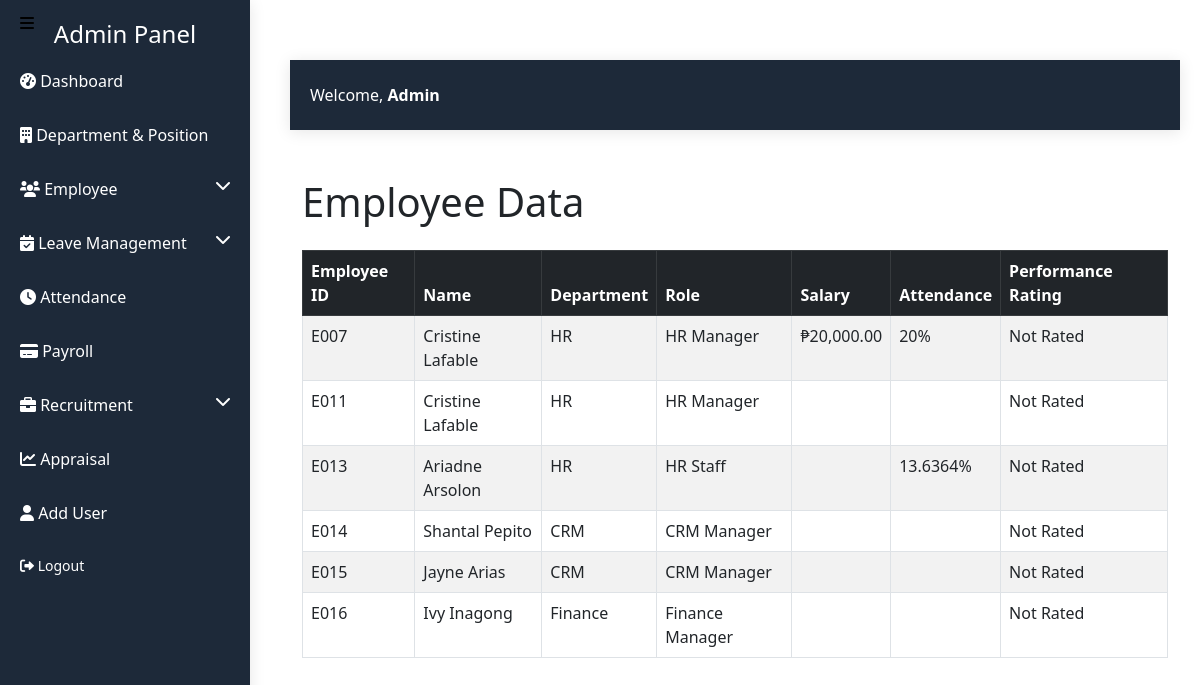
The page /admin_dashboard/employee_data.php on the database as committed earlier.
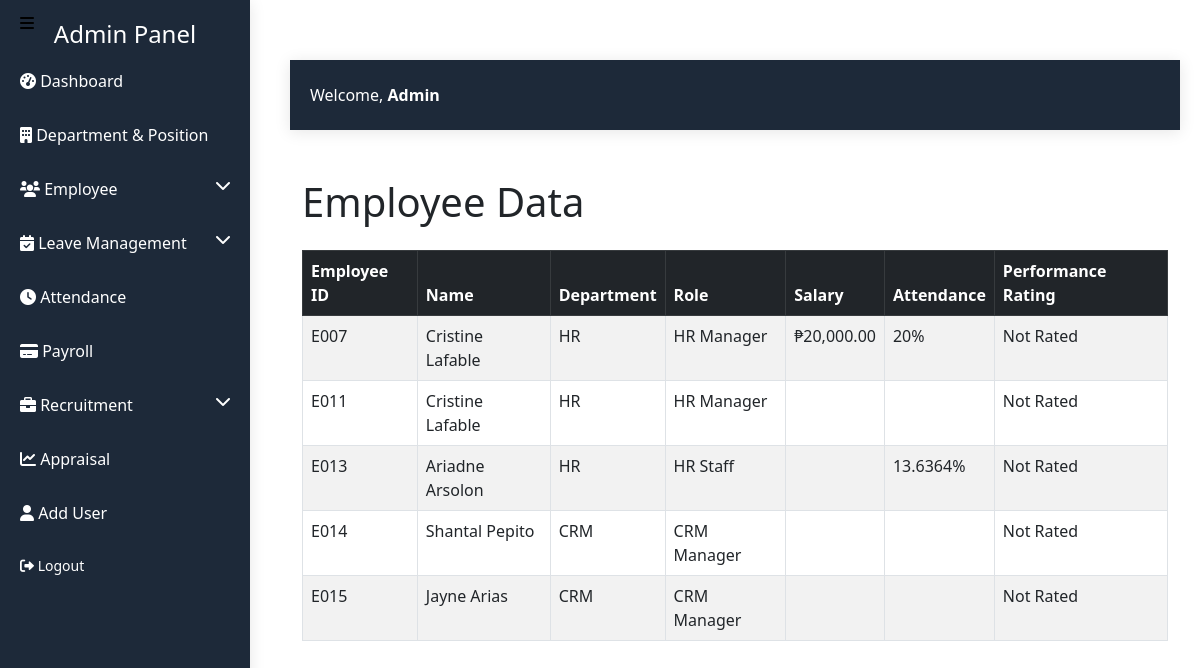
The same page on the database as committed later.
### tables this page shows
CREATE TABLE `employees` (
  `EmployeeID` int(11) UNSIGNED NOT NULL,
  `FirstName` varchar(30) NOT NULL,
  `LastName` varchar(30) NOT NULL,
  `Gender` enum('Male','Female','Other') NOT NULL,
  `Email` varchar(255) NOT NULL,
  `Phone` varchar(15) DEFAULT NULL,
  `DOB` date NOT NULL,
  `Address` text NOT NULL,
  `DepartmentID` int(11) NOT NULL,
  `PositionID` int(11) NOT NULL,
  `Hire_Date` date NOT NULL,
  `Salary` decimal(10,2) DEFAULT NULL,
  `Attendance_Percentage` float DEFAULT NULL,
  `Performance_Rating` varchar(255) DEFAULT NULL,
  `Created_At` timestamp NULL DEFAULT current_timestamp(),
  `Updated_At` timestamp NULL DEFAULT current_timestamp() ON UPDATE current_timestamp(),
  `ProfileImage` varchar(255) DEFAULT NULL
);

CREATE TABLE `department` (
  `DepartmentID` int(11) NOT NULL,
  `Name` varchar(100) NOT NULL
);

CREATE TABLE `position` (
  `PositionID` int(11) NOT NULL,
  `Title` varchar(100) NOT NULL,
  `BaseSalary` decimal(10,2) NOT NULL,
  `DepartmentID` int(11) NOT NULL
);

### admin_dashboard/employee_data.php (the view, shortened to what this page needs)
<?php
$host = 'localhost';
$dbname = 'hr_system';
$user = 'root';
$pass = '';
try {
    $conn = new PDO("mysql:host=$host;dbname=$dbname", $user, $pass);
    $conn->setAttribute(PDO::ATTR_ERRMODE, PDO::ERRMODE_EXCEPTION);
    $query = "
        SELECT
            e.EmployeeID,
            CONCAT(e.FirstName, ' ', e.LastName) AS Name,
            d.Name AS Department,
            p.Title AS Position,
            CONCAT('₱', FORMAT(e.Salary, 2)) AS Salary,
            CONCAT(e.Attendance_Percentage, '%') AS Attendance,
            COALESCE(e.PerformanceRating, 'Not Rated') AS PerformanceRating
        FROM
            employees e
        JOIN
            department d ON e.DepartmentID = d.DepartmentID
        JOIN
            position p ON e.PositionID = p.PositionID
    ";
    $stmt = $conn->prepare($query);
    $stmt->execute();
    $employees = $stmt->fetchAll(PDO::FETCH_ASSOC);
} catch (PDOException $e) {
    echo "Error: " . $e->getMessage();
    exit();
}
?>
<!DOCTYPE html>
<html lang="en">
<head>
    <link href="https://cdn.jsdelivr.net/npm/bootstrap@5.3.0/dist/css/bootstrap.min.css" rel="stylesheet">
</head>
<body>
    <?php include(__DIR__ . '/include/sidebar.php'); ?>
    <div class="content">
        <?php include(__DIR__ . '/include/header.php'); ?>
        <div class="container mt-5">
            <h1 class="mb-4">Employee Data</h1>
            <div class="table-responsive">
                <table class="table table-striped table-bordered">
                    <thead class="table-dark">
                        <tr>
                            <th>Employee ID</th>
                            <th>Name</th>
                            <th>Department</th>
                            <th>Role</th>
                            <th>Salary</th>
                            <th>Attendance</th>
                            <th>Performance Rating</th>
                        </tr>
                    </thead>
                    <tbody>
                        <?php if (!empty($employees)): ?>
                            <?php foreach ($employees as $employee): ?>
                                <tr>
                                    <td><?= 'E' . str_pad(htmlspecialchars($employee['EmployeeID']), 3, '0', STR_PAD_LEFT) ?></td>
                                    <td><?= htmlspecialchars($employee['Name']) ?></td>
                                    <td><?= htmlspecialchars($employee['Department']) ?></td>
                                    <td><?= htmlspecialchars($employee['Position']) ?></td>
                                    <td><?= htmlspecialchars($employee['Salary']) ?></td>
                                    <td><?= htmlspecialchars($employee['Attendance']) ?></td>
                                    <td><?= htmlspecialchars($employee['PerformanceRating']) ?></td>
                                </tr>
                            <?php endforeach; ?>
                        <?php else: ?>
                            <tr>
                                <td colspan="7" class="text-center">No employees found.</td>
                            </tr>
                        <?php endif; ?>
                    </tbody>
                </table>
            </div>
        </div>
    </div>
</body>
</html>

Rows that differ between the two databases and show on the page:
removed employees: EmployeeID "016", Name "Ivy Inagong", DepartmentID.Name "Finance", PositionID.Title "Finance Manager", PerformanceRating "Not Rated"
